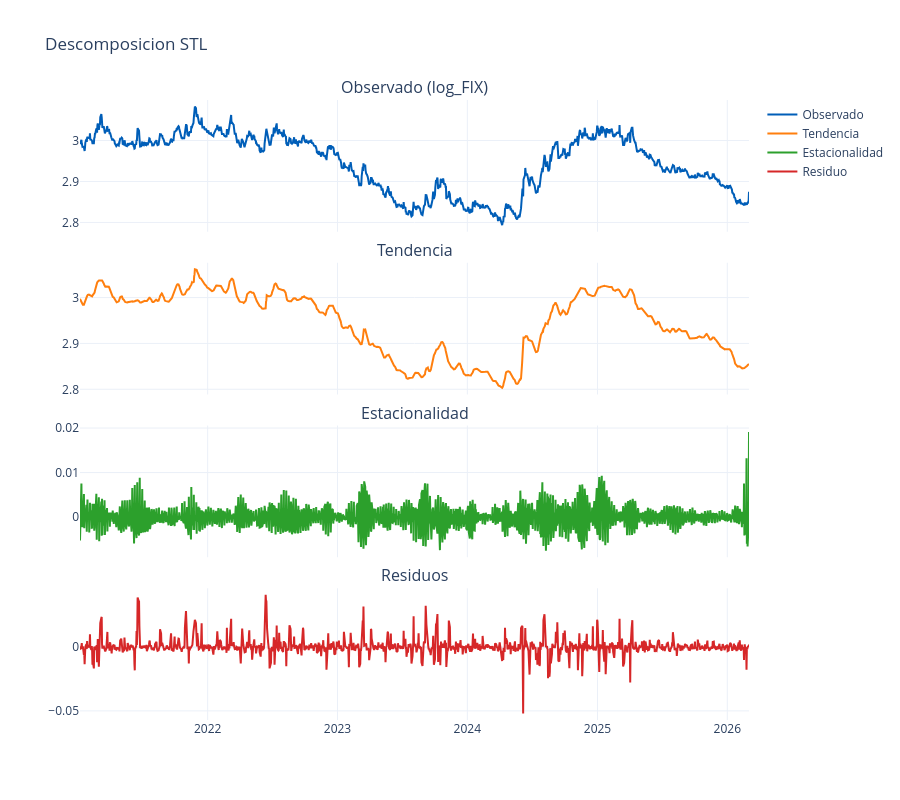

Write notebook code for a chart like this one.
### Code cell
# Extraccion de tendencia, estacionalidad y residuos de la serie en logaritmos
stl = STL(df['log_FIX'], period=5, robust=True)
res = stl.fit()

df_stl = pd.DataFrame({
    'Observado': df['log_FIX'],
    'Tendencia': res.trend,
    'Estacionalidad': res.seasonal,
    'Residuo': res.resid
})

fig = make_subplots(rows=4, cols=1, shared_xaxes=True, vertical_spacing=0.05,
                    subplot_titles=("Observado (log_FIX)", "Tendencia", "Estacionalidad", "Residuos"))

colores = ['#005EB8', '#ff7f0e', '#2ca02c', '#d62728']
for i, col in enumerate(df_stl.columns):
    fig.add_trace(go.Scatter(x=df_stl.index, y=df_stl[col], name=col, line=dict(color=colores[i])), row=i+1, col=1)

fig.update_layout(height=800, title_text="Descomposicion STL", hovermode="x unified", template='plotly_white')
fig.show()

### Figure 1 — Plotly figure (JSON) as saved in the notebook; plotly's stock layout.template omitted (floating-point values rounded to 4 significant figures; data arrays with more than 128 entries replaced by an {"elided": "..."} marker saying what was removed)
{"data": [{"line": {"color": "#005EB8"}, "name": "Observado", "type": "scatter", "x": {"elided": "1344 str values"}, "xaxis": "x", "y": {"elided": "1344 float values"}, "yaxis": "y"}, {"line": {"color": "#ff7f0e"}, "name": "Tendencia", "type": "scatter", "x": {"elided": "1344 str values"}, "xaxis": "x2", "y": {"elided": "1344 float values"}, "yaxis": "y2"}, {"line": {"color": "#2ca02c"}, "name": "Estacionalidad", "type": "scatter", "x": {"elided": "1344 str values"}, "xaxis": "x3", "y": {"elided": "1344 float values"}, "yaxis": "y3"}, {"line": {"color": "#d62728"}, "name": "Residuo", "type": "scatter", "x": {"elided": "1344 str values"}, "xaxis": "x4", "y": {"elided": "1344 float values"}, "yaxis": "y4"}], "layout": {"annotations": [{"font": {"size": 16}, "showarrow": false, "text": "Observado (log_FIX)", "x": 0.5, "xanchor": "center", "xref": "paper", "y": 1, "yanchor": "bottom", "yref": "paper"}, {"font": {"size": 16}, "showarrow": false, "text": "Tendencia", "x": 0.5, "xanchor": "center", "xref": "paper", "y": 0.7375, "yanchor": "bottom", "yref": "paper"}, {"font": {"size": 16}, "showarrow": false, "text": "Estacionalidad", "x": 0.5, "xanchor": "center", "xref": "paper", "y": 0.475, "yanchor": "bottom", "yref": "paper"}, {"font": {"size": 16}, "showarrow": false, "text": "Residuos", "x": 0.5, "xanchor": "center", "xref": "paper", "y": 0.2125, "yanchor": "bottom", "yref": "paper"}], "height": 800, "hovermode": "x unified", "title": {"text": "Descomposicion STL"}, "xaxis": {"anchor": "y", "domain": [0, 1], "matches": "x4", "showticklabels": false}, "xaxis2": {"anchor": "y2", "domain": [0, 1], "matches": "x4", "showticklabels": false}, "xaxis3": {"anchor": "y3", "domain": [0, 1], "matches": "x4", "showticklabels": false}, "xaxis4": {"anchor": "y4", "domain": [0, 1]}, "yaxis": {"anchor": "x", "domain": [0.7875, 1]}, "yaxis2": {"anchor": "x2", "domain": [0.525, 0.7375]}, "yaxis3": {"anchor": "x3", "domain": [0.2625, 0.475]}, "yaxis4": {"anchor": "x4", "domain": [0, 0.2125]}}}
